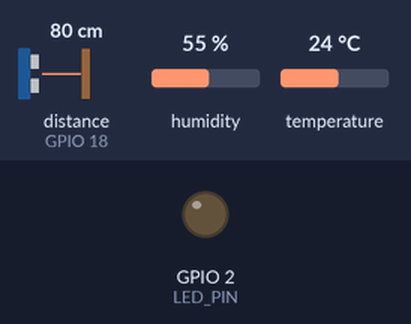
Bench run of a sketch on a simulated ESP32. Shown: output pins drawn as LEDs (lit = HIGH). The test bench sets the inputs (shaded band); at power-on: distance to the obstacle (sensor on GPIO 18) 80 cm, humidity 55 %, temperature 24 °C. The echo pulse lasts 58.3 µs per cm; WiFi joins after 1.5 s; servers stay silent unless stated; no MQTT or app messages arrive unless stated; pins used as bus, display or sensor lines are not drawn; what the sketch prints to the serial monitor is not drawn.

Above: at 3.2 s.
At 5.06 s:
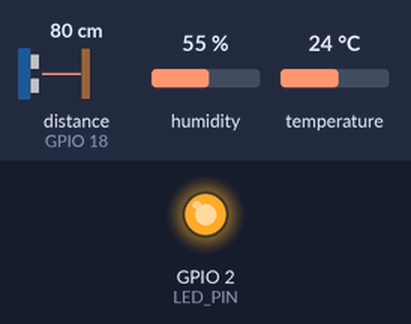
Timing chart, 0 to 8.0 s (numbered marks = the images above):
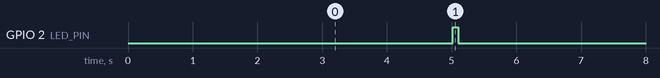

The sketch:

esp32_sensor.ino
```cpp
#include <WiFi.h>
#include <PubSubClient.h>
#include <DHTesp.h>
#include <ArduinoJson.h>

// ====== CẤU HÌNH ======
const char* WIFI_SSID     = "Wokwi-GUEST";
const char* WIFI_PASSWORD = "";

// Dùng IP LAN của máy tính bạn nếu chạy Mosquitto local (không dùng được trên Wokwi)
// Nếu chạy Wokwi → dùng broker public:
const char* MQTT_SERVER = "broker.hivemq.com";
// const char* MQTT_SERVER = "192.168.1.7"; ?? ip khi máy tính khi gõ lệnh trên cmd: ipconfig
const int   MQTT_PORT   = 1883;
const char* MQTT_TOPIC  = "iot/sensor/data";
const char* CLIENT_ID   = "esp32-lab2-001";

// Nếu chạy Mosquitto local trên máy bạn (mạng LAN):
// const char* MQTT_SERVER = "192.168.1.100";  // ← IP máy tính

// ====== CHÂN CẢM BIẾN ======
const int DHT_PIN  = 15;
const int TRIG_PIN = 5;
const int ECHO_PIN = 18;
const int LED_PIN  = 2;

const unsigned long SEND_INTERVAL_MS = 5000;

WiFiClient    wifiClient;
PubSubClient  mqttClient(wifiClient);
DHTesp        dht;

unsigned long lastSend = 0;
unsigned long sequenceNo = 0;

// ====== KẾT NỐI WIFI ======
void connectWiFi() {
  WiFi.begin(WIFI_SSID, WIFI_PASSWORD);
  Serial.print("Connecting WiFi");
  while (WiFi.status() != WL_CONNECTED) {
    delay(500);
    Serial.print(".");
  }
  Serial.println(" connected");
  Serial.print("IP: "); Serial.println(WiFi.localIP());
}

// ====== KẾT NỐI MQTT ======
void connectMQTT() {
  while (!mqttClient.connected()) {
    Serial.print("Connecting MQTT...");
    if (mqttClient.connect(CLIENT_ID)) {
      Serial.println(" connected");
    } else {
      Serial.printf(" failed rc=%d. Retry 2s\n", mqttClient.state());
      delay(2000);
    }
  }
}

// ====== ĐỌC SIÊU ÂM ======
float readDistanceCm() {
  digitalWrite(TRIG_PIN, LOW);
  delayMicroseconds(2);
  digitalWrite(TRIG_PIN, HIGH);
  delayMicroseconds(10);
  digitalWrite(TRIG_PIN, LOW);
  unsigned long duration = pulseIn(ECHO_PIN, HIGH, 30000);
  if (duration == 0) return NAN;
  return duration * 0.0343f / 2.0f;
}

// ====== SETUP ======
void setup() {
  Serial.begin(115200);
  pinMode(TRIG_PIN, OUTPUT);
  pinMode(ECHO_PIN, INPUT);
  pinMode(LED_PIN, OUTPUT);
  dht.setup(DHT_PIN, DHTesp::DHT22);

  connectWiFi();
  mqttClient.setServer(MQTT_SERVER, MQTT_PORT);
  mqttClient.setBufferSize(512);
}

// ====== LOOP ======
void loop() {
  if (WiFi.status() != WL_CONNECTED) connectWiFi();
  if (!mqttClient.connected())        connectMQTT();
  mqttClient.loop();

  unsigned long now = millis();
  if (now - lastSend < SEND_INTERVAL_MS) return;
  lastSend = now;

  TempAndHumidity data = dht.getTempAndHumidity();
  float distance = readDistanceCm();

  if (!isfinite(data.temperature) || !isfinite(data.humidity) || !isfinite(distance)) {
    Serial.println("Invalid data — skip");
    return;
  }

  sequenceNo++;

  // Tạo JSON bằng ArduinoJson (an toàn hơn snprintf)
  StaticJsonDocument<256> doc;
  doc["temperature"] = round(data.temperature * 100) / 100.0;
  doc["humidity"]    = round(data.humidity * 100) / 100.0;
  doc["distance_cm"] = round(distance * 100) / 100.0;
  doc["rssi"]        = WiFi.RSSI();
  doc["sequence"]    = sequenceNo;
  doc["uptime_s"]    = millis() / 1000;

  char payload[256];
  serializeJson(doc, payload);

  bool ok = mqttClient.publish(MQTT_TOPIC, payload);
  Serial.printf("Publish %s => %s\n", ok ? "OK" : "FAIL", payload);

  digitalWrite(LED_PIN, HIGH); delay(80);
  digitalWrite(LED_PIN, LOW);
}
```

Measured:
- by itself, GPIO 2 (LED_PIN): alternates HIGH for 0.08 s and LOW for 4.9 s
